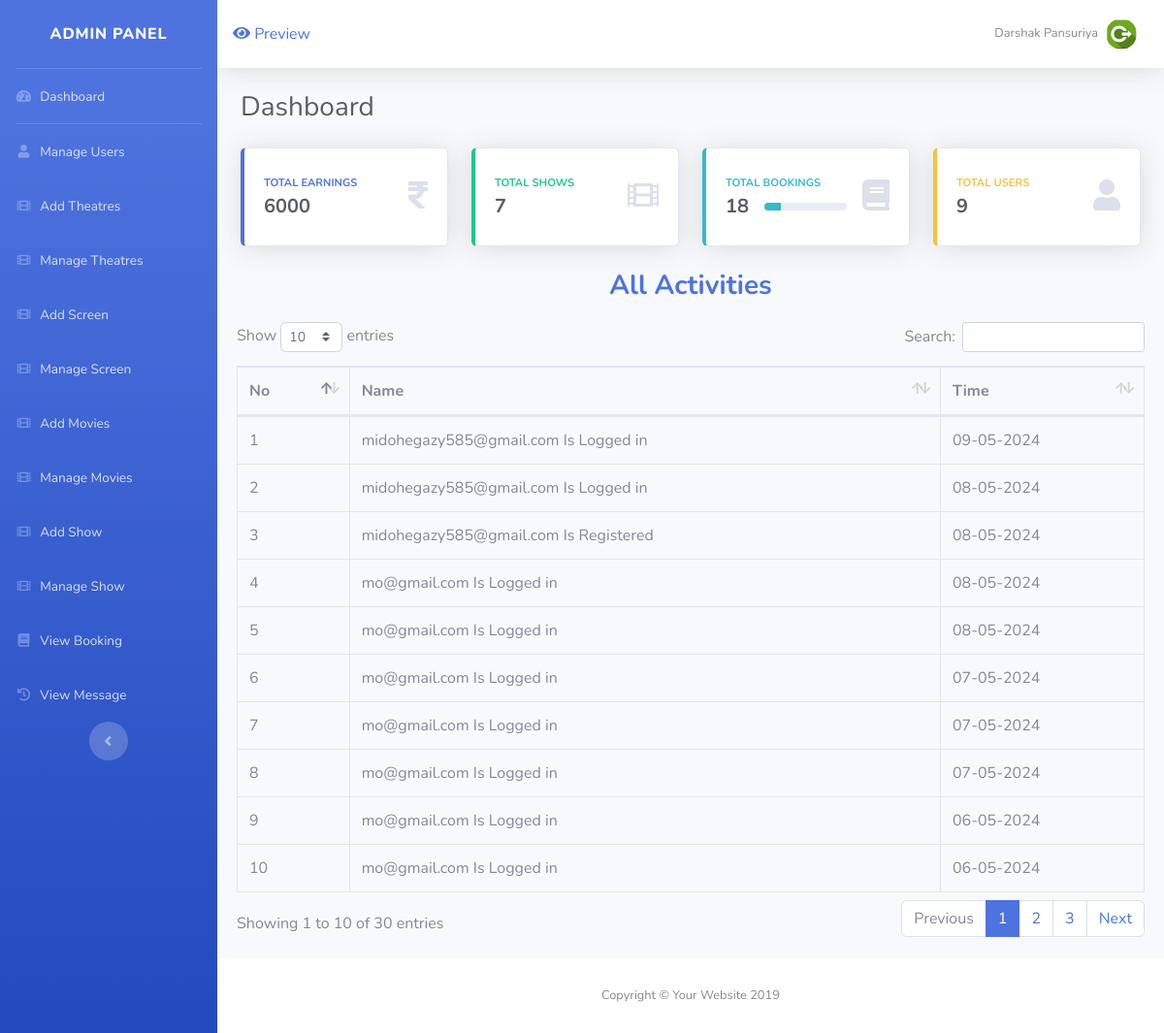
Before: /admin/index.php (signed in) with the older database file.
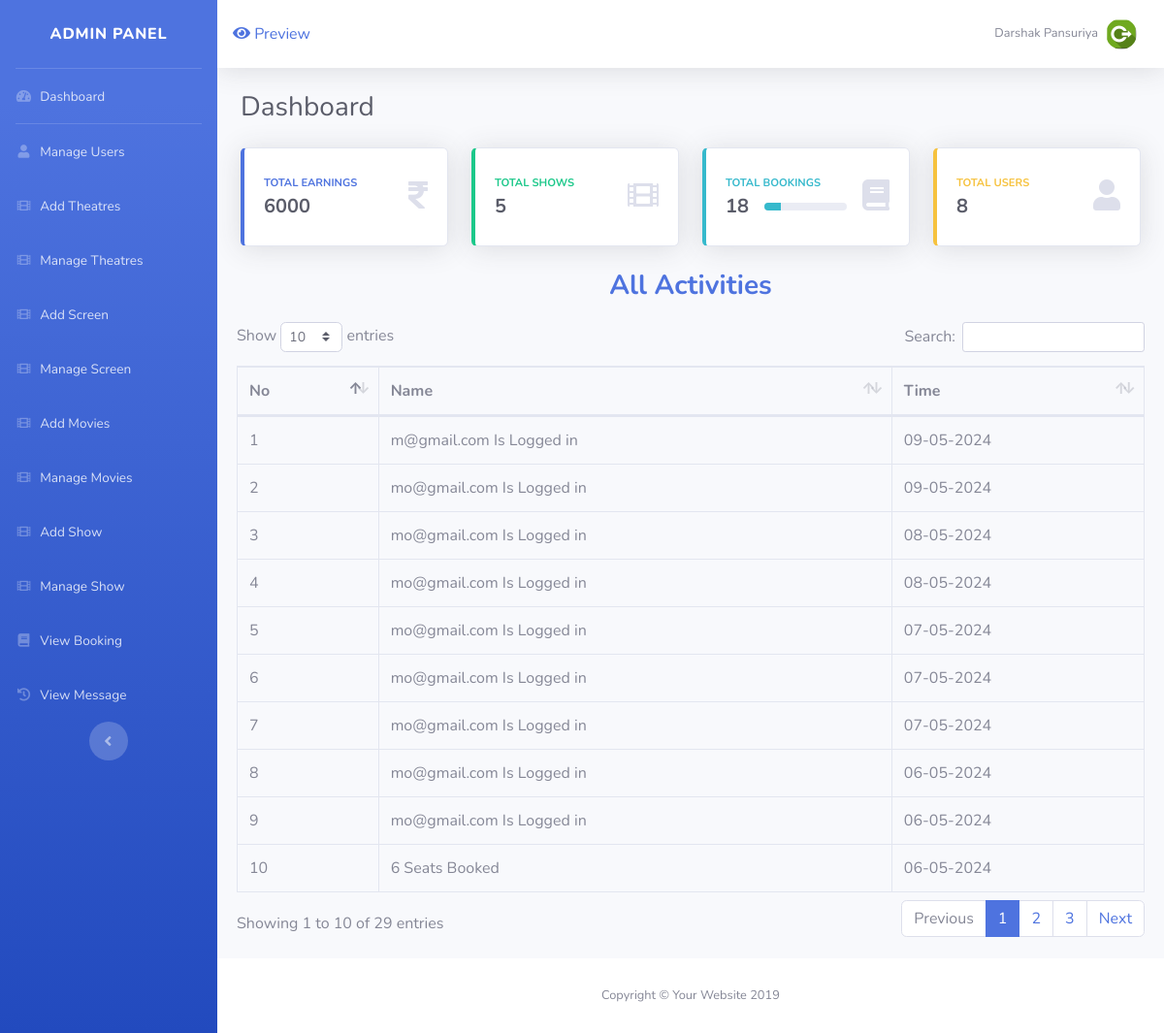
After: the same page with the newer database file.
### tables this page shows
CREATE TABLE `activity` (
  `ac_id` int(4) NOT NULL,
  `ac_nm` varchar(200) NOT NULL,
  `ac_time` varchar(200) NOT NULL,
  `ac_tmp` varchar(200) NOT NULL
);

### admin/index.php (the view, shortened to what the changed rows need)
<?php
	include("include/header.php");
	include("../include/config.php");
	$shw = mysqli_query($con,"SELECT * FROM shows");
    $ttlshow = mysqli_num_rows($shw);
	$usr = mysqli_query($con,"SELECT * FROM register");
    $ttluser = mysqli_num_rows($usr);
?>
  <div class="container-fluid">
 <div class="d-sm-flex align-items-center justify-content-between mb-4">
            <h1 class="h3 mb-0 text-gray-800">Dashboard</h1>
          </div>
          <div class="row">
			    <div class="col-xl-3 col-md-6 mb-4">
              <div class="card border-left-success shadow h-100 py-2">
                <div class="card-body">
                  <div class="row no-gutters align-items-center">
                    <div class="col mr-2">
                      <div class="text-xs font-weight-bold text-success text-uppercase mb-1">Total Shows</div>
                      <div class="h5 mb-0 font-weight-bold text-gray-800"><?php echo $ttlshow; ?></div>
                    </div>
                  </div>
                </div>
              </div>
            </div>
			<div class="col-xl-3 col-md-6 mb-4">
              <div class="card border-left-warning shadow h-100 py-2">
                <div class="card-body">
                  <div class="row no-gutters align-items-center">
                    <div class="col mr-2">
                      <div class="text-xs font-weight-bold text-warning text-uppercase mb-1">Total Users</div>
                      <div class="h5 mb-0 font-weight-bold text-gray-800"><?php echo $ttluser; ?></div>
                    </div>
                  </div>
                </div>
              </div>
            </div>
            </div>
            </div>
      <div class="card-body">
		<div class="table-responsive">
                <table class="table table-bordered" id="dataTable" width="100%" cellspacing="0">
                  <thead>
                    <tr>
                      <th>No</th>
                      <th>Name</th>
                      <th>Time</th>
                    </tr>
                  </thead>
                <tbody>
  <?php
  $ac_res=mysqli_query($con,"select * from activity  order by ac_id   desc");
     $co=1;     while($ac_row=mysqli_fetch_assoc($ac_res))
           {
                   echo'<tr>
                      <td>'.$co.'</td>
                      <td>'.$ac_row['ac_nm'].'</td>
                      <td>'.date('d-m-Y',$ac_row['ac_time']).'</td>
                    </tr>';
                    $co++;
          }
 ?>
    </tbody>
                </table>
              </div>
	</div>
<?php
	include("include/footer.php");
?>

Changed rows visible on the page:
removed activity: ac_nm "midohegazy585@gmail.com Is Logged in", ac_time "09-05-2024"
changed activity: ac_nm "midohegazy585@gmail.com Is Logged in" → "m@gmail.com Is Logged in"; ac_time "08-05-2024" → "09-05-2024"
changed activity (number 2 of 10 on the later page): ac_nm "midohegazy585@gmail.com Is Registered" → "mo@gmail.com Is Logged in"; ac_time "08-05-2024" → "09-05-2024"
now on this page (row unchanged): activity: ac_nm "6 Seats Booked", ac_time "06-05-2024"
Other visible differences:
$ttlshow: "7" → "5"
$ttluser: "9" → "8"
text written by a page script: "Show entries Search: Showing 1 to 10 of 30 entries Previous 1 2 3 Next" → "Show entries Search: Showing 1 to 10 of 29 entries Previous 1 2 3 Next"
